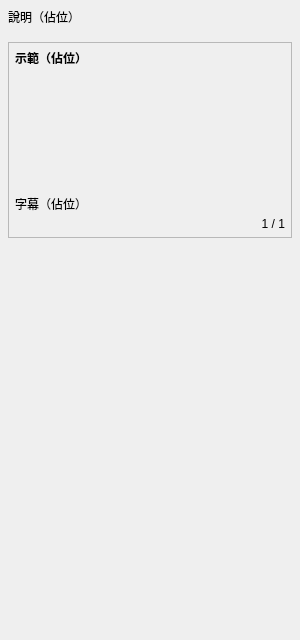
<?xml version="1.0" encoding="UTF-8"?>
<ui version="4.0">
 <class>aoi::ui::GuidancePanel</class>
 <widget class="QWidget" name="GuidancePanel">
  <property name="geometry">
   <rect>
    <x>0</x>
    <y>0</y>
    <width>300</width>
    <height>640</height>
   </rect>
  </property>
  <layout class="QVBoxLayout" name="column" stretch="0,0,0,1">
   <property name="spacing">
    <number>8</number>
   </property>
   <property name="leftMargin">
    <number>8</number>
   </property>
   <property name="topMargin">
    <number>8</number>
   </property>
   <property name="rightMargin">
    <number>8</number>
   </property>
   <property name="bottomMargin">
    <number>8</number>
   </property>
   <item>
    <widget class="QLabel" name="intro">
     <property name="text">
      <string notr="true">說明（佔位）</string>
     </property>
     <property name="wordWrap">
      <bool>true</bool>
     </property>
    </widget>
   </item>
   <item>
    <widget class="QWidget" name="stepsBox" native="true">
     <layout class="QVBoxLayout" name="stepsLayout">
      <property name="spacing">
       <number>4</number>
      </property>
      <property name="leftMargin">
       <number>0</number>
      </property>
      <property name="topMargin">
       <number>0</number>
      </property>
      <property name="rightMargin">
       <number>0</number>
      </property>
      <property name="bottomMargin">
       <number>0</number>
      </property>
     </layout>
    </widget>
   </item>
   <item>
    <widget class="QFrame" name="demoBox">
     <property name="frameShape">
      <enum>QFrame::Shape::StyledPanel</enum>
     </property>
     <layout class="QVBoxLayout" name="demoLayout">
      <property name="spacing">
       <number>4</number>
      </property>
      <property name="leftMargin">
       <number>6</number>
      </property>
      <property name="topMargin">
       <number>6</number>
      </property>
      <property name="rightMargin">
       <number>6</number>
      </property>
      <property name="bottomMargin">
       <number>6</number>
      </property>
      <item>
       <widget class="QLabel" name="demoTitle">
        <property name="font">
         <font>
          <bold>true</bold>
         </font>
        </property>
        <property name="text">
         <string notr="true">示範（佔位）</string>
        </property>
       </widget>
      </item>
      <item>
       <widget class="QLabel" name="demoImage">
        <property name="minimumSize">
         <size>
          <width>0</width>
          <height>120</height>
         </size>
        </property>
        <property name="alignment">
         <set>Qt::AlignmentFlag::AlignCenter</set>
        </property>
       </widget>
      </item>
      <item>
       <widget class="QLabel" name="demoCaption">
        <property name="text">
         <string notr="true">字幕（佔位）</string>
        </property>
        <property name="wordWrap">
         <bool>true</bool>
        </property>
       </widget>
      </item>
      <item>
       <widget class="QLabel" name="demoIndex">
        <property name="text">
         <string notr="true">1 / 1</string>
        </property>
        <property name="alignment">
         <set>Qt::AlignmentFlag::AlignRight|Qt::AlignmentFlag::AlignTrailing|Qt::AlignmentFlag::AlignVCenter</set>
        </property>
       </widget>
      </item>
     </layout>
    </widget>
   </item>
   <item>
    <spacer name="bottomSpacer">
     <property name="orientation">
      <enum>Qt::Orientation::Vertical</enum>
     </property>
     <property name="sizeHint" stdset="0">
      <size>
       <width>0</width>
       <height>0</height>
      </size>
     </property>
    </spacer>
   </item>
  </layout>
 </widget>
 <resources/>
 <connections/>
</ui>
